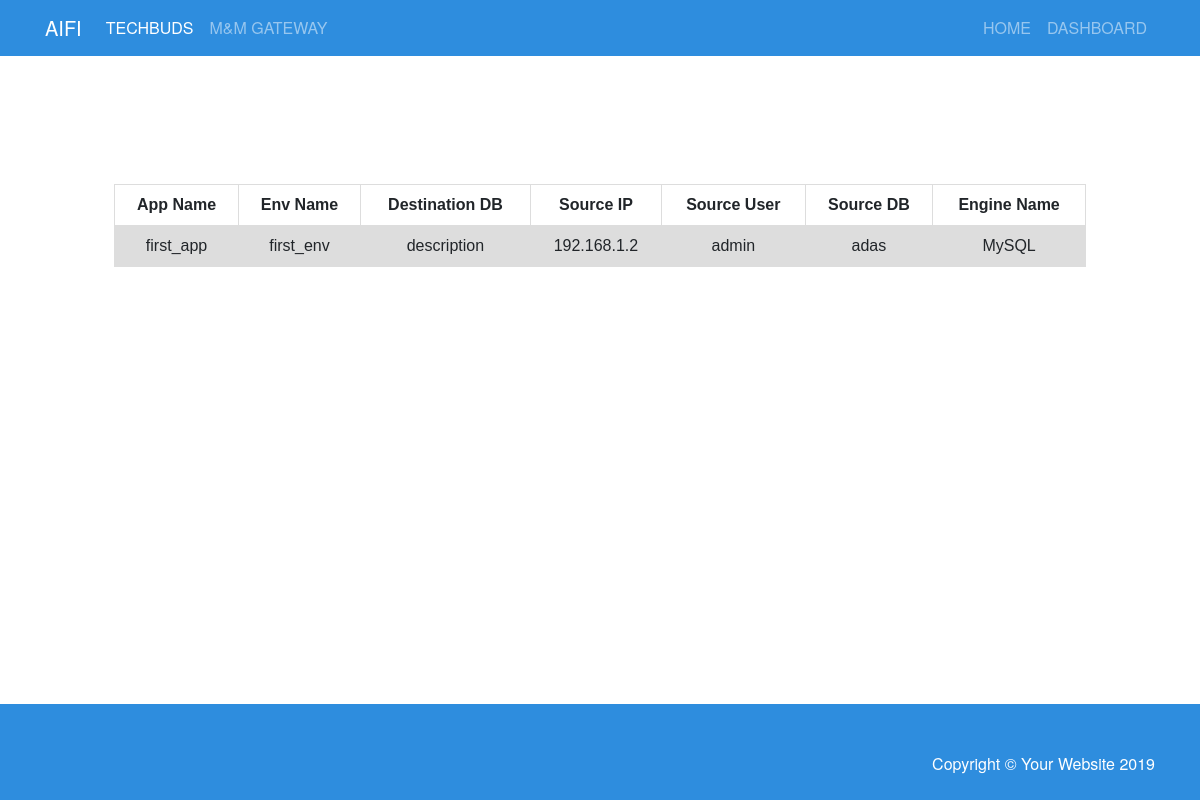
Page /aws/managemigrations/ on the earlier database version.
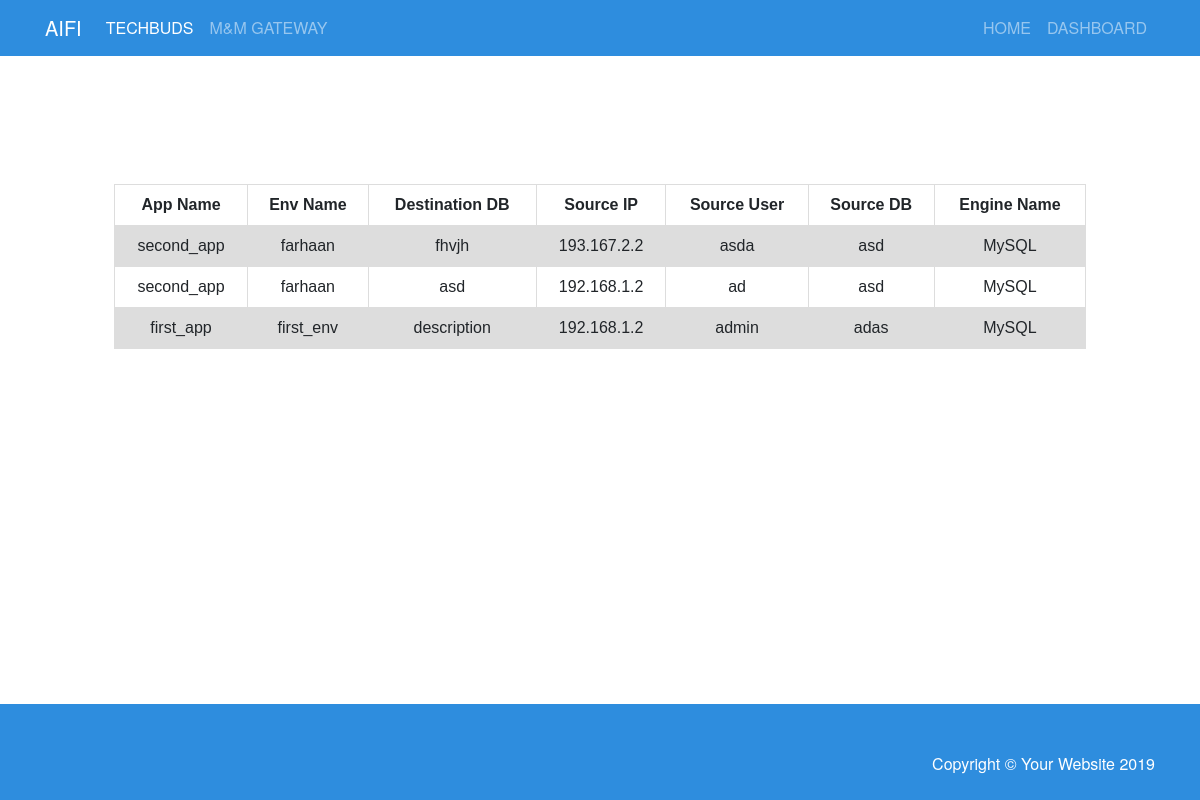
Same page on the later database version.
### aws/models.py (models this page shows)
class CreateMigrations(db.Model):
    ENGINE_NAMES = [('MySQL', 'MySQL'),
                    ('Oracle', 'Oracle')]
    app_name = db.ForeignKey(AppsDescription, on_delete=db.CASCADE)
    env_name = db.ForeignKey(InfraServiceInfo, on_delete=db.CASCADE)
    destination_db = db.CharField(max_length=1000, blank=True)
    source_ip = db.GenericIPAddressField(default='192.168.1.2')
    source_username = db.CharField(max_length=1000)
    source_password = db.CharField(max_length=1000)
    source_db = db.CharField(max_length=1000)
    engine_name = db.CharField(choices=ENGINE_NAMES, max_length=1000, blank=True)

class AppsDescription(db.Model):
    SERVER_CHOICES = []
    CHOICES = [("yes", "YES"),
               ("no", "NO")]
    OPTIONS = list()
    name = db.CharField(max_length=256, unique=True)
    description = db.TextField()
    plan_to_migrate = db.CharField(choices=CHOICES, max_length=256)
    server_names = db.TextField(null=True)
    create_app_response = db.TextField(null=True)
    def __str__(self):
        return self.name

class InfraServiceInfo(db.Model):
    AppsDescription_names = AppsDescription.objects.all()
    ins_choice = StaticData.objects.all()
    ins_choices = StaticData2.objects.all()
    DESC_CHOICES = list()
    for i in ins_choices:
        global INS_CHOICES, INS_TYPE
        INS_CHOICES = i.instance_number
        INS_TYPE = i.instance_type
    stack_choice = []
    for i in ins_choice:
        global STACK_CHOICE
        stack_choice.append(i.stack)
    VIEW_APP_CHOICES = list()
    VIEW_DESC_CHOICES = list()
    VIEW_NO_INS_CHOICES = []
    VIEW_STACK_CHOICES = []
    VIEW_INS_TYPE = []
    for app_names in AppsDescription_names:
        VIEW_APP_CHOICES.append(('{}'.format(app_names.name), '{}'.format(app_names.name)), )
    for app_names in INS_CHOICES:
        VIEW_NO_INS_CHOICES.append(("{}".format(app_names), "{}".format(app_names)))
    for app_names in stack_choice:
        VIEW_STACK_CHOICES.append(("{}".format(app_names), "{}".format(app_names)))
    for app_names in INS_TYPE:
        VIEW_INS_TYPE.append(("{}".format(app_names), "{}".format(app_names)))
    app_name = db.ForeignKey(AppsDescription, on_delete=db.CASCADE)
    env_name = db.CharField(max_length=1000, unique=True)
    stack = db.CharField(choices=VIEW_STACK_CHOICES, max_length=1000)
    description = db.CharField(max_length=1000, blank=True)
    no_of_instance = db.CharField(choices=VIEW_NO_INS_CHOICES, max_length=256)
    instance_type = db.CharField(choices=VIEW_INS_TYPE, max_length=256)
    ssh_location = db.GenericIPAddressField(default='192.168.1.2')
    app_id = db.CharField(max_length=1000, null=True)
    output_json_status = db.CharField(max_length=10000, blank=True, default="In Progress")
    def __str__(self):
        return self.env_name

### aws/views.py (the view)
# urls.py: path('managemigrations/', views.managemigrations, name="managemigrations"),
def managemigrations(request):
    resp = CreateMigrations.objects.order_by("-id")
    return render(request, "managemigrations.html", {"migrate": resp})

### templates/managemigrations.html
{% extends "base.html" %}
{% block content %}
<p>&nbsp;</p>
<p>&nbsp;</p>
<div class="server_table">
  <table>
    <tr>
      <th style="text-align:center">App Name</th>
      <th style="text-align:center">Env Name</th>
      <th style="text-align:center">Destination DB</th>
      <th style="text-align:center">Source IP</th>
      <th style="text-align:center">Source User</th>
      <th style="text-align:center">Source DB</th>
      <th style="text-align:center">Engine Name</th>
    </tr>
    {% for app in migrate %}
    <tr>
      <td style="text-align:center">{{ app.app_name }}</td>
      <td style="text-align:center">{{ app.env_name }}</td>
      <td style="text-align:center">{{ app.destination_db }}</td>
      <td style="text-align:center">{{ app.source_ip }}</td>
      <td style="text-align:center">{{ app.source_username }}</td>
      <td style="text-align:center">{{ app.source_db }}</td>
      <td style="text-align:center">{{ app.engine_name }}</td>
      </tr>
    {% endfor %}
  </table>
</div>
{% endblock %}

### templates/base.html (shortened to what this page needs)
<!DOCTYPE html>
{% load static %}
<html lang="en">
  <head>
    <link href="/static/vendor/bootstrap/css/bootstrap.min.css" rel="stylesheet">
    <link href="/static/css/small-business.css" rel="stylesheet">
  </head>
  <body>
    <nav class="navbar navbar-expand-lg navbar-dark fixed-top">
      <div class="container">
        <a class="navbar-brand" href="{% url 'aws:index' %}">AIFI</a>
        <ul class="navbar-nav ml-auto">
          <li class="nav-item active">
            <a class="nav-link" href="#">TECHBUDS
            </a>
          </li>
          <li class="nav-item">
            <a class="nav-link" href="#">M&M GATEWAY</a>
          </li>
        </ul>
        <div class="collapse navbar-collapse" id="navbarResponsive">
          <ul class="navbar-nav ml-auto">
            <li class="nav-item">
              <a class="nav-link" href="{% url 'aws:index' %}">HOME</a>
            </li>
            <li class="nav-item">
              <a class="nav-link" href="{% url 'aws:dashboard' %}">DASHBOARD</a>
            </li>
          </ul>
        </div>
      </div>
    </nav>
<div class="server_table">
    {% block content %}
    {% endblock %}
</div>
    <footer class="py-5">
      <div class="container">
        <p class="m-0 text-white">Copyright &copy; Your Website 2019</p>
      </div>
    </footer>
  </body>
</html>

### static/css/small-business.css (style rules this page uses)
html { position: relative; min-height: 100%; }
@media (min-width: 992px) { body { padding-top: 20px; } }
body { padding-top: 20px; font-family: Helvetica Neue; }
nav { font-family: Helvetica Neue; background-color: #2e8dde; }
footer { background-color: #2e8dde; position:absolute; bottom: 0; height: 60px; width: 100%; text-align: right; padding: 20px 0; }

### templates/base.html (style rules this page uses)
.server_table { width: 90%; margin: 50px auto; }
table { font-family: arial, sans-serif; border-collapse: collapse; width: 100%; align-items: left; }
td, th { border: 1px solid #dddddd; text-align: left; padding: 8px; }
tr:nth-child(even) { background-color: #dddddd; }

Differences in the rows shown:
added CreateMigrations: app_name "second_app", env_name "farhaan", destination_db "fhvjh", source_ip "193.167.2.2", source_username "asda", source_db "asd", engine_name "MySQL"
added CreateMigrations: app_name "second_app", env_name "farhaan", destination_db "asd", source_ip "192.168.1.2", source_username "ad", source_db "asd", engine_name "MySQL"
